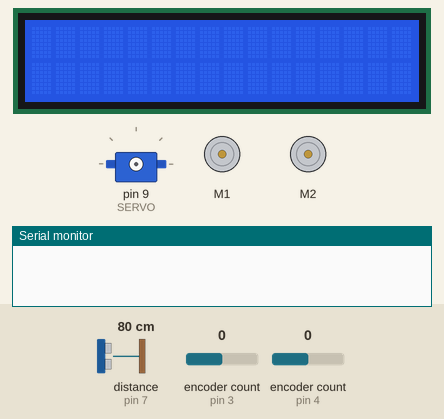
A sketch run on a simulated Arduino Uno, built with avr-gcc and run on an emulated ATmega328P. On the bench: 16×2 character LCD, servo, 2 × DC motor (green arrow = forward, orange = backward, longer = faster), the last lines printed to the serial monitor. Wiring (inferred from the names in the program): ultrasonic range finder: trigger pin 7; echo pin 7. The inputs (shaded band) are chosen by the test bench; at power-on: distance to the obstacle (sensor on pin 7) 80 cm, encoder count (sensors on pin 3, pin 4) 0. The echo pulse lasts 58.3 µs per cm.

Above: at 0.01 s.
At 1.2 s:
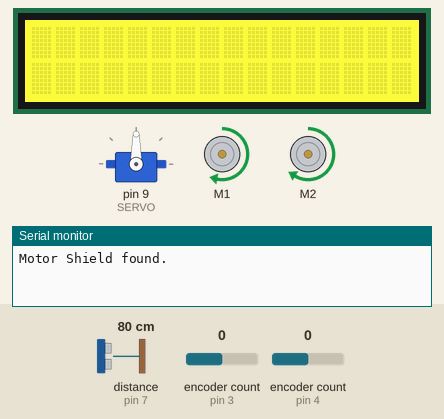
1.3 s: distance to the obstacle (sensor on pin 7) set to 30 cm
2.8 s: distance to the obstacle (sensor on pin 7) set to 26 cm
At 4.0 s:
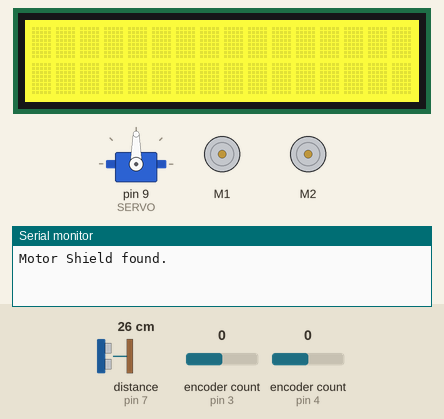
Timing chart, 0 to 12.7 s (numbered marks = the images above; inputs shaded):
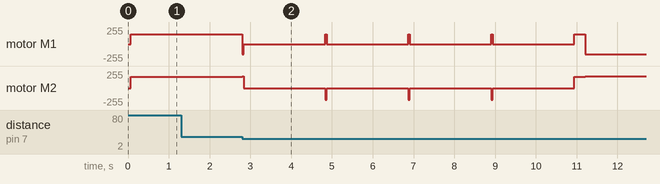

The sketch:

Project1FINAL.ino
```cpp
/*
LIST OF FUNCTIONS:
setup(): initializes the hardware.
turnRight(): turns the robot right 90 degrees.
turnLeft(): turns the robot left 90 degrees.
move(): moves the robot forward for a fraction of a second (works when paired with for loops)
sensorLeft(): UNUSED, turns the servo (that connects to the sensor) 90 degrees left.
sensorRight(): UNUSED, turns the servo (that connects to the sensor) 90 degrees right.
getDist(): returns the distance between the ultrasonic sensor and the closest object in front of it.
microsecondsToCentimeters(): changes values from microseconds to centimeters.
encodersPls(): UNUSED, adjusts the motors with the encoders so the motors are always going at the same rate.
ending(): executes the path from the endpoint back to the start with the memorized information (direction, length, etc.)
celebration(): turns the robot to the left for an infinite amount of time.
loop(): tells the robot to sense which direction to go as well as how far to go in the maze, and stores that information.
*/

#include <Servo.h>
#include <Adafruit_MotorShield.h>
#include <Encoder.h>
#include <Wire.h>
#include <Adafruit_RGBLCDShield.h>
#include <utility/Adafruit_MCP23017.h>
Servo servo;
const int distLim = 25;
const int SERVO = 9;
const int pingPin = 7;
long distance = 0;
Adafruit_MotorShield AFMS = Adafruit_MotorShield();
Adafruit_DCMotor *motor1 = AFMS.getMotor(1);
Adafruit_DCMotor *motor2 = AFMS.getMotor(2);
Encoder myEnc(3, 6);
Encoder myEnc2(4, 2);
int speed1 = 150;
int speed2 = 150;
int ARRAYLEN = 20;
int turning[20];// set 0 to turn left, 1 to right
int timing[20];
int marker = 0;
Adafruit_RGBLCDShield lcd = Adafruit_RGBLCDShield();

#define RED 0x1
#define YELLOW 0x3
#define GREEN 0x2
#define TEAL 0x6
#define BLUE 0x4
#define VIOLET 0x5
#define WHITE 0x7

void setup() { // the lines in this function are pretty much all copied and pasted from OneNotes
  Serial.begin(9600);
  lcd.begin(16, 2);
  servo.attach(SERVO);
  if (!AFMS.begin()) {
    Serial.println("Could not find Motor Shield. Check wiring.");
    while (1);
  }
  Serial.println("Motor Shield found.");
  motor1->setSpeed(0);
  motor1->run(RELEASE);
  motor2->setSpeed(0);
  motor2->run(RELEASE);
  for (int i = 0; i < ARRAYLEN; i++) {
    turning[i] = -99;
    timing[i] = -99;
  }
  lcd.setBacklight(TEAL);
}

void turnRight() {
  // this function the robot slightly to the right for a total of 260 times
  // (with trial-and-error it seems like 260 loops turn the robot exactly 90 degrees)
  for (int i = 0; i < 260; i++) {
    motor1->setSpeed(speed1);
    motor1->run(FORWARD);
    motor2->setSpeed(speed2 + 28);
    // becasue our encoders didn't work, we manually set the speed of motor2 to be a little more than
    // that of motor1, to account for the fact that motor2 was physically always slower than motor1.
   // the number 28 was also from trial-and-error.
    motor2->run(BACKWARD);
  }
  motor1->setSpeed(0);
  motor2->setSpeed(0);
  delay(2000);
}

void turnLeft() {
    // this function the robot slightly to the right for a total of 269 times
  // (with trial-and-error it seems like 269 loops turn the robot exactly 90 degrees)
  for (int i = 0; i < 269; i++) {
    motor1->setSpeed(speed1);
    motor1->run(BACKWARD);
    // becasue our encoders didn't work, we manually set the speed of motor2 to be a little more than
    // that of motor1, to account for the fact that motor2 was physically always slower than motor1.
    // the number 28 was also from trial-and-error.
    motor2->setSpeed(speed2 + 28);
    motor2->run(FORWARD);
  }
  motor1->setSpeed(0);
  motor2->setSpeed(0);
  delay(2000);
}
void move() {
  motor1->setSpeed(speed1);
  motor1->run(FORWARD);
  motor2->setSpeed(speed2 + 20);
    // becasue our encoders didn't work, we manually set the speed of motor2 to be a little more than
    // that of motor1, to account for the fact that motor2 was physically always slower than motor1.
    // the number 20 was also from trial-and-error.
  motor2->run(FORWARD);
}
void sensorLeft() { // this function was UNUSED.
  for (int pos = 0; pos <= 90; pos += 1) {
    servo.write(pos);
    delay(15);
  }
}
void sensorRight() { // this function was UNUSED.
  for (int pos = 90; pos <= 0; pos -= 1) {
    servo.write(pos);
    delay(15);
  }
}
long getDist() {
// this function was taken directly from OneNote and it gets the distance between
// the sensor and the thing in front that is closest to it.
  long duration, inches, cm;
  pinMode(pingPin, OUTPUT);
  digitalWrite(pingPin, LOW);
  delayMicroseconds(2);
  digitalWrite(pingPin, HIGH);
  delayMicroseconds(5);
  digitalWrite(pingPin, LOW);
  lcd.setBacklight(YELLOW);
  pinMode(pingPin, INPUT);
  duration = pulseIn(pingPin, HIGH);
  cm = microsecondsToCentimeters(duration);
  return cm;
}
long microsecondsToCentimeters(long microseconds) { // this function was taken directly from OneNote.
  // The speed of sound is 340 m/s or 29 microseconds per centimeter.
  // The ping travels out and back, so to find the distance of the object we
  // take half of the distance travelled.
  return microseconds / 29 / 2;
}

void encodersPls() { // this function was UNUSED.
  long newPosition = myEnc.read();
  long newPosition2 = myEnc2.read();
  if (newPosition > newPosition2) {
    // increase speed of motor #2
    speed2 += 1;
    speed1 -= 1;
  } else if (newPosition < newPosition2) {
    // increase speed of motor #1
    speed1 += 1;
    speed2 -= 1;
  }
}
void ending() { // I recommend people first read the comments of the loop() function then coming back.
// This function is called when endpoint has been reached and it leads the robot back to the start.
  for (int i = ARRAYLEN; i >= 1; i--) {
    if (timing[i] == -99) { // if nothing has been written on this slot of the array, skip it.
      continue;
    }
    for (int j = 0; j <= (int)timing[i] * 2.3; j++) {
      // something has been written on this slot of the array, great. Now, call the move() function
      // the same number of times as we did when we came to this place at the beginning (which is stored in timing[]).
      // the *2.3 is a value that came from trial-and-error.
      move();
    }
    if (turning[i - 1] == 0) { // if we turned left on the way here, now we have to turn right
      turnRight();
    } else if (turning[i - 1] == 1) { // if we turned right on the way here, now we have to turn left
      turnLeft();
    }
  }

  for (int j = 0; j <= (int)timing[0] * 2.3; j++) { // that last for loop takes care of all movements
                                                    // and turnings EXCEPT for the last move, which is
                                                    // executed right here with timing[0].
    move();
  }
  while (1) { // we're done. Spin to celebrate.
    celebration();
  }
}
void celebration() { //spins the robot eternally for celebration.
  while (1) {
    motor1->setSpeed(speed1);
    motor1->run(BACKWARD);
    motor2->setSpeed(speed2 + 28);
    motor2->run(FORWARD);
  }
}
void loop() {
  int movement = 0;
  distance = getDist();
  while (distance > distLim) { // this while loops says that while the distance between the wall and the
                              // robot is bigger than a threshold (which we've set to 20 cm), keep on moving
                              // and record how many times this while loop has execute (for returning to the start later).
    movement++;
    move();
    distance = getDist();
  }
  motor1->setSpeed(0);// stop if the distance between the wall and the robot becomes smaller than 20 cm.
  motor2->setSpeed(0);
  timing[marker] = movement;// record the amount of times the while loop has executed. This is how we
                            // store the length of a movement.
  turnLeft(); // robot now turns left.
  distance = getDist(); // records the distance between the wall and the robot.
  if (distance < distLim) { // if the distance from the last line is smaller than 20 cm.
                            // we can pretty much guarantee that the left side is blocked.
    turnRight();// therefore, both the front and the left are blocked, so we have to turn right.
    turnRight();// turn right twice because once only turns 90 degrees.
    turning[marker] = 1; // record down that we've turned RIGHT instead of left at this crossroad.
  } else { // this means that the front is blocked but the left isn't
    turnRight();// now we have to turn to check if the right side is blocked or not.
    turnRight();
    distance = getDist(); // records the distance between the wall and the robot.
    if (distance < distLim) { // this means that the right side is blocked.
      turnLeft(); // therefore our only option is to turn to the left side and drive there.
      turnLeft();// turn left twice because once only turns 90 degrees.
      turning[marker] = 0; //record down that we've turned LEFT instead of right at this crossroad.
    } else {
      // this means that neither the left side nor the right is blocked.
      // we've reached the endpoint, turn around. Now execute the remembered path to return to the start.
      turnRight();
      ending();
    }
  }
  marker++;// records that one movement has been done. Now moving on to the next movement.
}
```

Measured:
- the behaviour switches between 28 and 27 cm on distance to the obstacle (sensor on pin 7) (found by bisection; images 1 and 2)
- after the input at 1.3 s, every drawn part: stays the same
